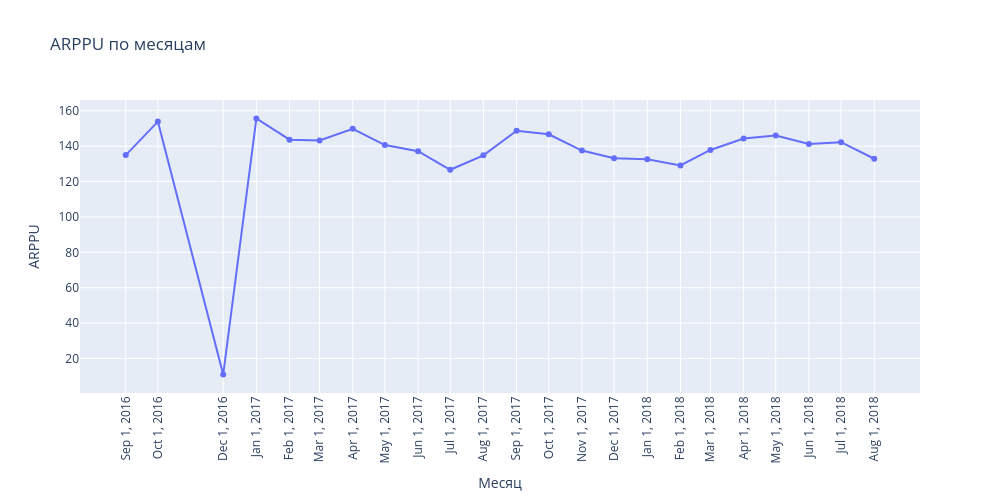

The code cell stored with this chart in its notebook:
### Code cell
monthly_revenue['order_month'] = monthly_revenue['order_month'].astype(str)

fig = px.line(
    monthly_revenue,
    x='order_month',
    y='ARPPU',
    markers=True,
    title='ARPPU по месяцам',
    labels={'order_month': 'Месяц', 'ARPPU': 'ARPPU'}
)

# Задаем единый размер и оформление
fig.update_layout(
    xaxis_tickangle=-90,
    hovermode='x unified',
    width=1000,     # Фиксированная ширина
    height=500,     # Фиксированная высота
    autosize=False  # Отключаем автоподстройку
)

fig.update_xaxes(
    tickmode='array',
    tickvals=monthly_revenue['order_month']
)

fig.update_traces(
    hovertemplate='%{x}<br>ARPPU: %{y:.2f}<extra></extra>'
)

# 1. Выводим интерактивный график
fig.show()

# 2. Выводим статичный график для GitHub
fig.show("png")

### Figure 1 — Plotly figure (JSON) as saved in the notebook; plotly's stock layout.template omitted (floating-point values rounded to 4 significant figures)
{"data": [{"hovertemplate": "%{x}<br>ARPPU: %{y:.2f}<extra></extra>", "legendgroup": "", "line": {"color": "#636efa", "dash": "solid"}, "marker": {"symbol": "circle"}, "mode": "lines+markers", "name": "", "orientation": "v", "showlegend": false, "type": "scatter", "x": ["2016-09", "2016-10", "2016-12", "2017-01", "2017-02", "2017-03", "2017-04", "2017-05", "2017-06", "2017-07", "2017-08", "2017-09", "2017-10", "2017-11", "2017-12", "2018-01", "2018-02", "2018-03", "2018-04", "2018-05", "2018-06", "2018-07", "2018-08"], "xaxis": "x", "y": [135.0, 153.9, 10.9, 155.7, 143.7, 143.2, 149.8, 140.7, 137.2, 126.7, 134.8, 148.8, 146.8, 137.5, 133.2, 132.6, 129.1, 137.9, 144.4, 146.1, 141.2, 142.3, 132.9], "yaxis": "y"}], "layout": {"autosize": false, "height": 500, "hovermode": "x unified", "legend": {"tracegroupgap": 0}, "title": {"text": "ARPPU по месяцам"}, "width": 1000, "xaxis": {"anchor": "y", "domain": [0, 1], "tickangle": -90, "tickmode": "array", "tickvals": ["2016-09", "2016-10", "2016-12", "2017-01", "2017-02", "2017-03", "2017-04", "2017-05", "2017-06", "2017-07", "2017-08", "2017-09", "2017-10", "2017-11", "2017-12", "2018-01", "2018-02", "2018-03", "2018-04", "2018-05", "2018-06", "2018-07", "2018-08"], "title": {"text": "Месяц"}}, "yaxis": {"anchor": "x", "domain": [0, 1], "title": {"text": "ARPPU"}}}}
